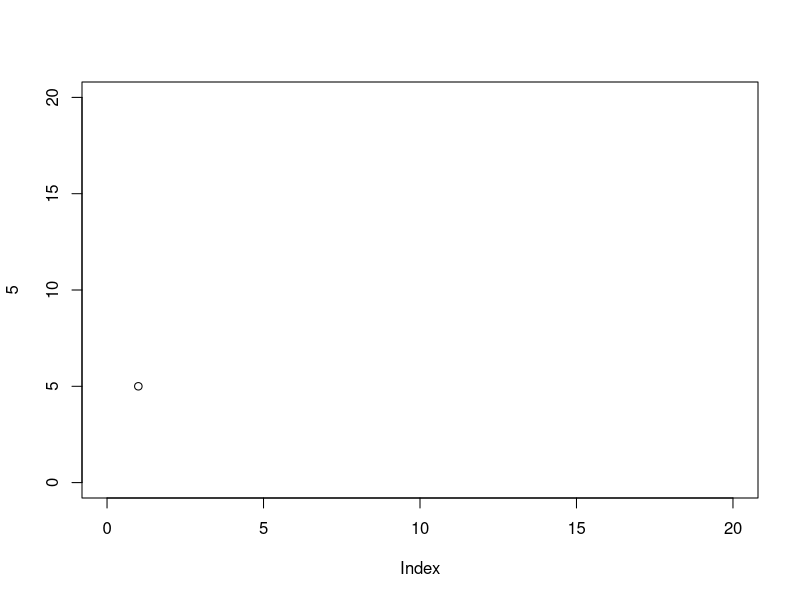
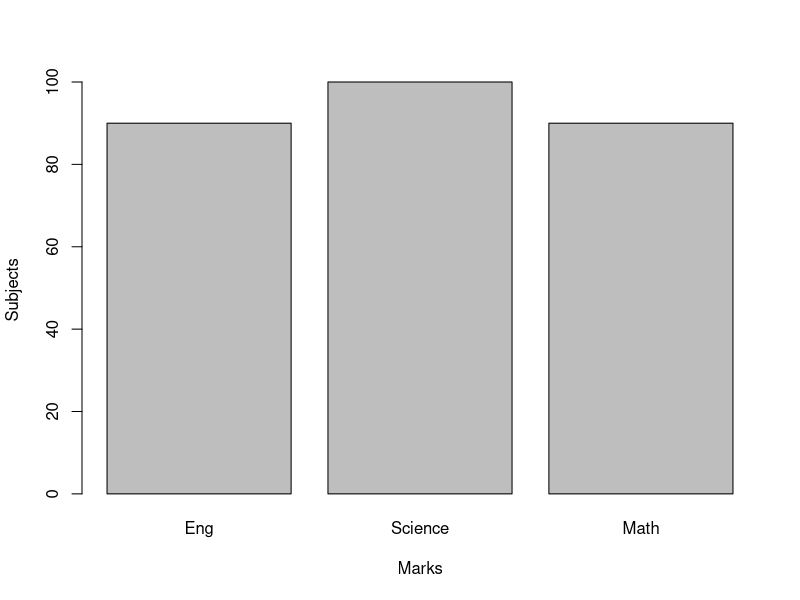
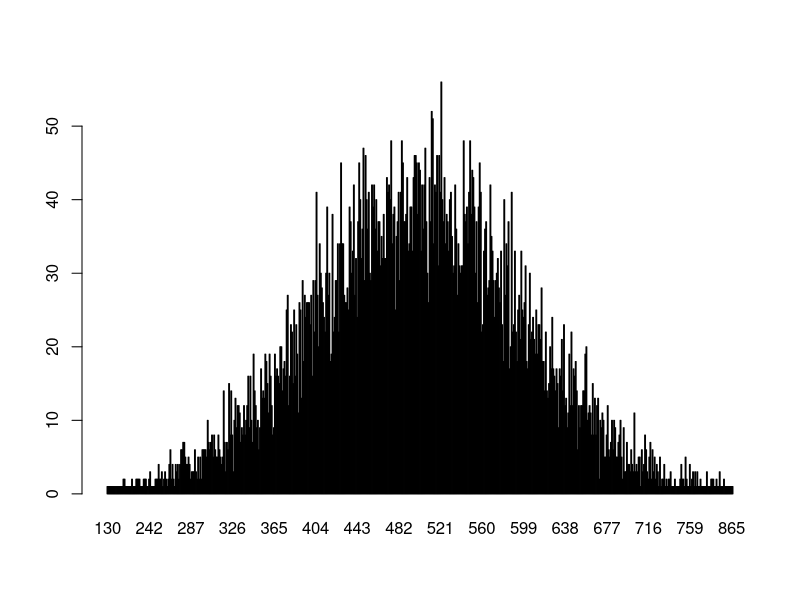

Write R code to recreate these figures, in order.
#Write a R program to draw an empty plot and an empty 
#plot specify the axes limits of the graphic

plot.new()

plot(5,xlim = c(0,20), ylim = c(0,20))

marks = c(90,100,90)

#barplot
barplot(marks, xlab = 'Marks', ylab = 'Subjects', names.arg = c('Eng', 'Science', 'Math'))

#bell curve
n = floor(rnorm(10000, 500, 100))
t = table(n)
barplot(t)